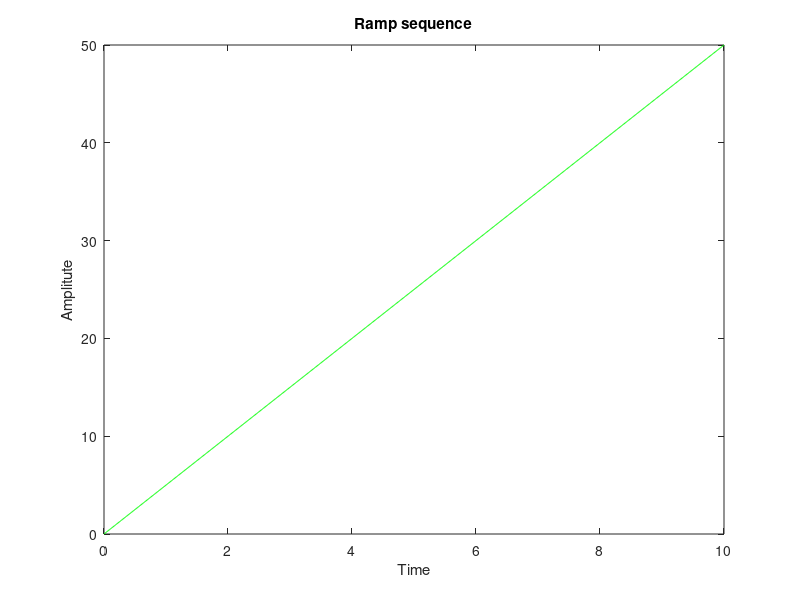

MATLAB code to generate this figure:
clear all
clc
i=0:0.01:10;
k=input("Enter the value of k : ");
x_n=k*(i>=0);
y_n=i.*x_n;

figure
plot(i,y_n,'g');
xlabel('Time')
ylabel('Amplitute')
title('Ramp sequence')